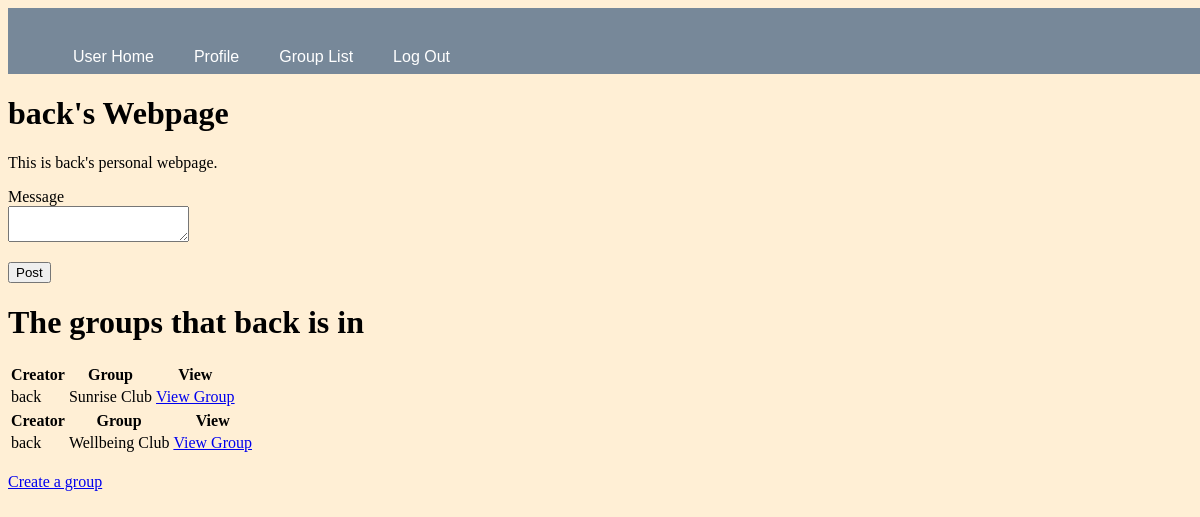
The app's page /user/juno (signed in) with its own data.
### app.py (models this page shows, shortened)
class User(UserMixin, db.Model):
    __tablename__ = "user"
    id = db.Column(db.Integer, primary_key = True)
    username = db.Column(db.String(15), nullable= False, unique=True)
    email = db.Column(db.String(50), nullable= False, unique=True)
    password_hash = db.Column(db.String(80), nullable= False)
    joined_date = db.Column(db.DateTime, default= datetime.datetime.utcnow)
    location = db.Column(db.String(50), nullable= False)
    bio= db.Column(db.String(500), nullable=True)
    posts = db.relationship('Post', backref='author', lazy='dynamic')
    groups= db.relationship('Group', backref='creator', lazy='dynamic')
    events= db.relationship('Event',backref= 'host', lazy= 'dynamic')
    attending= db.relationship('Attendees',backref='participant', lazy='dynamic')

class Group(db.Model):
    __tablename__ = "group"
    id= db.Column(db.Integer, primary_key=True)
    groupName= db.Column(db.String(150), unique=True)
    timestamp = db.Column(db.DateTime, index=True, default=datetime.datetime.utcnow())
    user_id = db.Column(db.Integer, db.ForeignKey('user.id'))
    events= db.relationship('Event',backref= 'group', lazy= 'dynamic')

### app.py (the view)
@app.route("/user/")
@app.route("/user/<username>", methods=['GET', 'POST'] )
@login_required
def user_home(username):
    form = PostForm()
    if form.validate_on_submit():
        post = Post(message=form.message.data, user_id= User.query.filter_by(username=username).first())
        print(post)
        db.session.add(post)
        db.session.commit()
    groups= current_user.groups
    allGroups= Group.query.all()
    return render_template("user_home.html", form=form, username=current_user.username, groups= groups, allGroups= allGroups) #, posts=posts

### app.py
class PostForm(FlaskForm):
    message = TextAreaField('Message', validators=[DataRequired()])
    submit = SubmitField('Post')

### app.py (called while the page is built)
@login_manager.user_loader
def load_user(user_id):
    return User.query.get(int(user_id))

### templates/user_home.html (shortened to what this page needs)
{% extends "layout.html" %}
{% block nav %}
    <nav id="nav">
        <ul>
            <li><a href="{{ url_for('user_home', username= current_user.username) }}">User Home</a></li>
            <li><a href="{{ url_for('profile', username= current_user.username) }}">Profile</a></li>
            <li><a href="{{ url_for('groups', username= current_user.username) }}">Group List</a></li>
            <li><a href="{{ url_for('logout') }}">Log Out</a></li>
        </ul>
    </nav>
{% endblock %}
{% block content %}
        {%  if current_user.is_authenticated %}
            <h1>{{current_user.username}}'s Webpage</h1>
            This is {{current_user.username}}'s personal webpage.<br>
            <form action="" method="post" novalidate>
            <p>
                {{ form.message.label }}<br>
                {{ form.message(size=150)}}
            </p>
            <p>
                {{ form.submit() }}
            </p>
            </form>
            <h1>The groups that {{current_user.username}} is in</h1>
            {% for group in groups %}
                {% include '_group.html' %}
            {% endfor %}
            <br>
            <a href="{{ url_for('createGroup', username= current_user.username) }}">Create a group</a>
        {% else %}
            <p class="message">Provide the name after /user/ in the URL</p>
        {% endif %}
{% endblock %}

### templates/_group.html
<table>
    <thead>
        <tr>
            <th>Creator</th>
            <th>Group</th>
            <th>View</th>
        </tr>
    </thead>
    <tbody>
        <tr>
            <td>{{ group.creator.username }}</td>
            <td>{{ group.groupName }}</td>
            <td><a href="{{ url_for('viewGroup', username= group.creator.username, groupName= group.groupName) }}">View Group</a></td>
        </tr>
    </tbody>
</table>

### static/site.css (style rules this page uses)
body { background: papayawhip; background-image: url('https://source.unsplash.com/1600x900/?landscape'); }
#nav { background-color: lightslategray; font-size: 1em; font-family: 'Trebuchet MS', 'Lucida Sans Unicode', 'Lucida Grande', 'Lucida Sans', Arial, sans-serif; color: white; padding: 8px 5px 8px 5px; }
#nav a { text-decoration: none; color: inherit; }
.menu nav { width: 100%; height: 50px; background-color: wheat; }
.menu ul li { list-style: none; display: inline-block; float: left; line-height: 50px; }
.menu ul li a { display: block; text-decoration: none; font-size: 16px; font-family: Arial, Helvetica, sans-serif; color: darkolivegreen; padding: 0 20px; }

### records on screen
User: username "back"
Group: creator.username "back", groupName "Sunrise Club"
Group: creator.username "back", groupName "Wellbeing Club"
